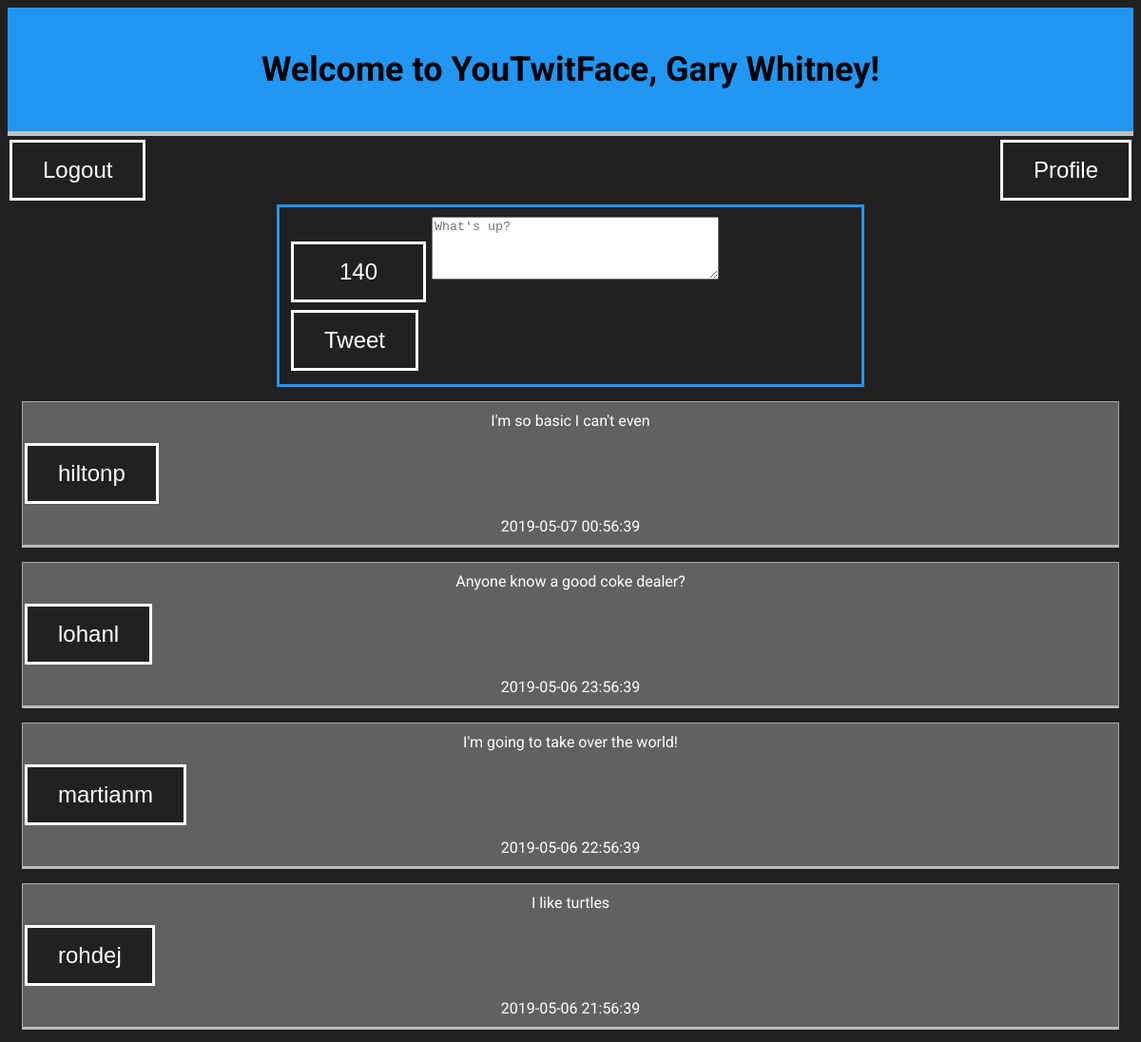
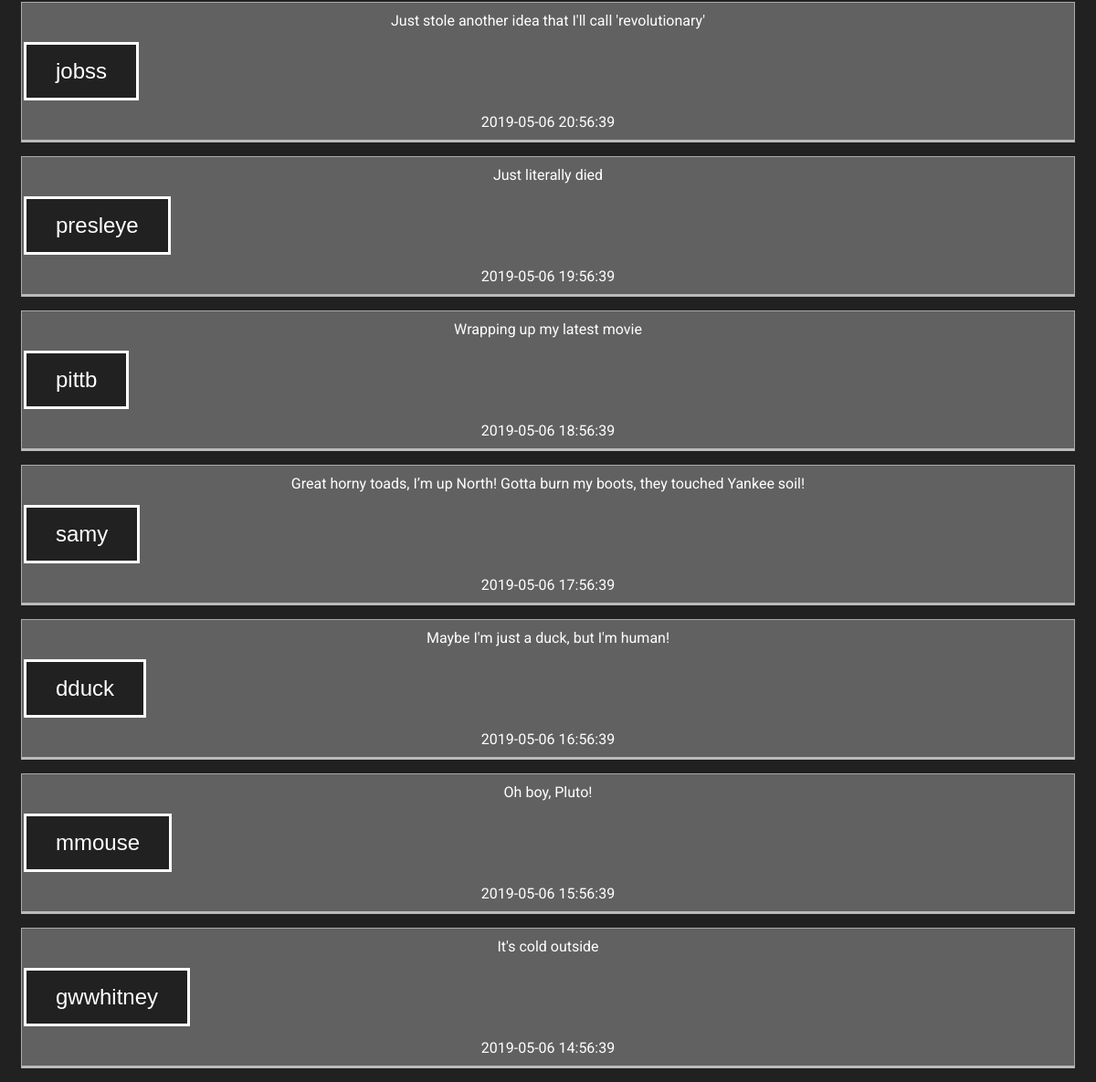
The page /CSCI2910/projects/project2-1/login.php (signed in) on the database its author committed (2 pictures, top to bottom).
### tables this page shows
CREATE TABLE tweets (
  id int(10) NOT NULL AUTO_INCREMENT,
  tweet VARCHAR(140),
  user_id VARCHAR(16), 
  time_created DATETIME,
  PRIMARY KEY (id)
  );

### CSCI2910/projects/project2-1/login.php (the view, shortened to what this page needs)
<?php
	include_once("header.php");
	include_once("dbconfig.php");
?>
<?php
	if(isset($_SESSION['loggedin']))
	{
		$username = $_SESSION['username'];
?>
	<div class = "header">
		<h1>
			Welcome to YouTwitFace,
			<?= $_SESSION['firstname'] ?>
			<?= $_SESSION['lastname'] ?>!
		</h1>
	</div>
	<form name = "profile" method = "get" action = showTweets.php>
		<button type = "submit" value = "<?= $username?>" name = "username" style = "float: right;">Profile</button>
	</form>
	<form name='logout' method='post' action='<?php echo $_SERVER['PHP_SELF']; ?>' >
			<input type='submit' value='Logout' name='logout'>
	</form>
		<div class = "center">
  		<form method="post" action="<?php echo htmlspecialchars($_SERVER["PHP_SELF"]);?>">
    		<input disabled  maxlength="3" size="3" value="140" id="counter">
    		<textarea rows = 4 cols = 50 placeholder = "What's up?" maxlength = "140" onkeyup="textCounter(this,'counter',140);" name = "text" style='width:50%;'></textarea><br>
    		<input type = "submit" name = "tweet" value = "Tweet"><br>
  		</form>
		</div>
<?php
	$tweetQuery = "SELECT * FROM tweets ORDER BY time_created DESC";
	$stmt = $DB_con->query($tweetQuery);
	$stmt->execute();
	while($row = $stmt->fetch())
	{
		echo "<div class = 'card'>" . "<p>" . $row["tweet"] . "</p>" .
							"<form name = profile method = 'get' action = 'showTweets.php'>
								<input type = 'submit' name = 'username' style = 'clear: both; float: center;' value = " . $row["user_id"] .
							"></form>"
					. "<p>" . $row["time_created"] . "</p>" . "</div>";
	}
	}
	include_once("footer.php");
?>

### CSCI2910/projects/project2-1/project2.css (style rules this page uses)
body { font-family: Roboto, sans-serif; background-color: #212121; }
div { position: relative; margin-left: auto; margin-right: auto; }
.center { margin: auto; width: 50%; border: 3px; border-style: solid; border-color: #2196F3; padding: 10px; }
.header { background-color: #2196F3; border-bottom-style: solid; border-width: thick; border-color: #C0C0C0; text-align: center; font-size: large; font-weight: bold; padding-top: 20px; padding-right: 0px; padding-bottom: 20px; }
.card { background:#616161; border:1px solid #AAA; border-bottom:3px solid #BBB; color: white; padding:0px; margin:15px; overflow:hidden; }
.card p { margin: 0px; padding: 10px; text-align: center; }
input { background-color: #212121; border: solid; color: white; padding: 15px 32px; text-align: center; text-decoration: none; display: inline-block; margin: 4px 2px; cursor: pointer; font-size: 24px; }
button { background-color: #212121; border: solid; color: white; padding: 15px 32px; text-align: center; text-decoration: none; display: inline-block; margin: 4px 2px; cursor: pointer; font-size: 24px; }

### rows shown on the page
tweets: tweet "I'm so basic I can't even", username "hiltonp", time_created "2019-05-07 00:56:39"
tweets: tweet "Anyone know a good coke dealer?", username "lohanl", time_created "2019-05-06 23:56:39"
tweets: tweet "I'm going to take over the world!", username "martianm", time_created "2019-05-06 22:56:39"
tweets: tweet "I like turtles", username "rohdej", time_created "2019-05-06 21:56:39"
tweets: tweet "Just stole another idea that I'll call 'revolutionary'", username "jobss", time_created "2019-05-06 20:56:39"
tweets: tweet "Just literally died", username "presleye", time_created "2019-05-06 19:56:39"
tweets: tweet "Wrapping up my latest movie", username "pittb", time_created "2019-05-06 18:56:39"
tweets: tweet "Great horny toads, I’m up North! Gotta burn my boots, they touched Yankee soil!", username "samy", time_created "2019-05-06 17:56:39"
tweets: tweet "Maybe I'm just a duck, but I'm human!", username "dduck", time_created "2019-05-06 16:56:39"
tweets: tweet "Oh boy, Pluto!", username "mmouse", time_created "2019-05-06 15:56:39"
tweets: tweet "It's cold outside", username "gwwhitney", time_created "2019-05-06 14:56:39"

### other values the page prints
$_SESSION['firstname'] "Gary"
$_SESSION['lastname'] "Whitney"
